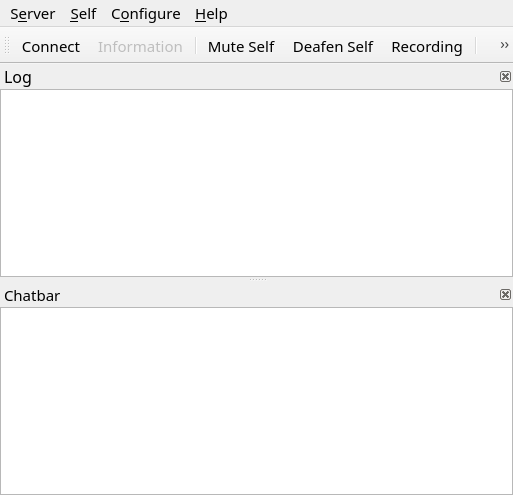
<?xml version="1.0" encoding="UTF-8"?>
<ui version="4.0">
 <class>MainWindow</class>
 <widget class="QMainWindow" name="MainWindow">
  <property name="geometry">
   <rect>
    <x>0</x>
    <y>0</y>
    <width>513</width>
    <height>495</height>
   </rect>
  </property>
  <property name="sizePolicy">
   <sizepolicy hsizetype="Expanding" vsizetype="Expanding">
    <horstretch>0</horstretch>
    <verstretch>0</verstretch>
   </sizepolicy>
  </property>
  <property name="font">
   <font>
    <family>Terminus (TTF)</family>
    <pointsize>11</pointsize>
    <weight>7</weight>
    <italic>false</italic>
    <bold>false</bold>
   </font>
  </property>
  <property name="windowTitle">
   <string>Mutter</string>
  </property>
  <property name="autoFillBackground">
   <bool>true</bool>
  </property>
  <property name="styleSheet">
   <string notr="true">font: 57 11pt &quot;Terminus (TTF)&quot;;</string>
  </property>
  <property name="dockOptions">
   <set>QMainWindow::AllowNestedDocks|QMainWindow::AnimatedDocks</set>
  </property>
  <property name="unifiedTitleAndToolBarOnMac">
   <bool>true</bool>
  </property>
  <widget class="UserView" name="qtvUsers">
   <property name="enabled">
    <bool>true</bool>
   </property>
   <property name="sizePolicy">
    <sizepolicy hsizetype="Preferred" vsizetype="Preferred">
     <horstretch>0</horstretch>
     <verstretch>0</verstretch>
    </sizepolicy>
   </property>
   <property name="font">
    <font>
     <family>Terminus (TTF)</family>
     <pointsize>11</pointsize>
     <weight>7</weight>
     <italic>false</italic>
     <bold>false</bold>
    </font>
   </property>
   <property name="contextMenuPolicy">
    <enum>Qt::CustomContextMenu</enum>
   </property>
   <property name="acceptDrops">
    <bool>true</bool>
   </property>
   <property name="styleSheet">
    <string notr="true">font: 57 11pt &quot;Terminus (TTF)&quot;;</string>
   </property>
   <property name="dragEnabled">
    <bool>true</bool>
   </property>
   <property name="rootIsDecorated">
    <bool>false</bool>
   </property>
   <property name="uniformRowHeights">
    <bool>true</bool>
   </property>
   <property name="headerHidden">
    <bool>true</bool>
   </property>
   <attribute name="headerVisible">
    <bool>false</bool>
   </attribute>
  </widget>
  <widget class="QMenuBar" name="menubar">
   <property name="geometry">
    <rect>
     <x>0</x>
     <y>0</y>
     <width>513</width>
     <height>23</height>
    </rect>
   </property>
   <widget class="QMenu" name="qmConfig">
    <property name="title">
     <string>C&amp;onfigure</string>
    </property>
    <addaction name="qaConfigDialog"/>
   </widget>
   <widget class="QMenu" name="qmHelp">
    <property name="title">
     <string>&amp;Help</string>
    </property>
    <addaction name="qaHelpWhatsThis"/>
    <addaction name="separator"/>
    <addaction name="qaHelpAbout"/>
    <addaction name="qaHelpAboutQt"/>
    <addaction name="separator"/>
    <addaction name="qaHelpVersionCheck"/>
   </widget>
   <widget class="QMenu" name="qmServer">
    <property name="title">
     <string>S&amp;erver</string>
    </property>
   </widget>
   <widget class="QMenu" name="qmSelf">
    <property name="title">
     <string>&amp;Self</string>
    </property>
    <addaction name="qaAudioMute"/>
    <addaction name="qaAudioDeaf"/>
    <addaction name="qaSelfPrioritySpeaker"/>
    <addaction name="separator"/>
    <addaction name="qaRecording"/>
    <addaction name="separator"/>
    <addaction name="qaSelfComment"/>
    <addaction name="qaServerTexture"/>
    <addaction name="qaServerTextureRemove"/>
    <addaction name="separator"/>
    <addaction name="qaSelfRegister"/>
    <addaction name="qaAudioStats"/>
   </widget>
   <addaction name="qmServer"/>
   <addaction name="qmSelf"/>
   <addaction name="qmConfig"/>
   <addaction name="qmHelp"/>
  </widget>
  <widget class="QDockWidget" name="qdwLog">
   <property name="enabled">
    <bool>true</bool>
   </property>
   <property name="font">
    <font>
     <family>Terminus (TTF)</family>
     <pointsize>12</pointsize>
     <weight>7</weight>
     <italic>false</italic>
     <bold>false</bold>
    </font>
   </property>
   <property name="styleSheet">
    <string notr="true">font: 57 12pt &quot;Terminus (TTF)&quot;;</string>
   </property>
   <property name="features">
    <set>QDockWidget::DockWidgetClosable|QDockWidget::DockWidgetMovable</set>
   </property>
   <property name="windowTitle">
    <string>Log</string>
   </property>
   <attribute name="dockWidgetArea">
    <number>2</number>
   </attribute>
   <widget class="LogTextBrowser" name="qteLog">
    <property name="minimumSize">
     <size>
      <width>70</width>
      <height>70</height>
     </size>
    </property>
    <property name="contextMenuPolicy">
     <enum>Qt::CustomContextMenu</enum>
    </property>
    <property name="whatsThis">
     <string>This shows all recent activity. Connecting to servers, errors and information messages all show up here.&lt;br /&gt;To configure exactly which messages show up here, use the &lt;b&gt;Settings&lt;/b&gt; command from the menu.</string>
    </property>
    <property name="openLinks">
     <bool>false</bool>
    </property>
   </widget>
  </widget>
  <widget class="QDockWidget" name="qdwChat">
   <property name="font">
    <font>
     <family>Terminus (TTF)</family>
     <pointsize>11</pointsize>
     <weight>7</weight>
     <italic>false</italic>
     <bold>false</bold>
    </font>
   </property>
   <property name="toolTip">
    <string/>
   </property>
   <property name="whatsThis">
    <string>This is the chatbar&lt;br /&gt;If you enter text here and then press enter the text is sent to the user or channel that was selected. If nothing is selected the message is sent to your current channel.</string>
   </property>
   <property name="styleSheet">
    <string notr="true">font: 57 11pt &quot;Terminus (TTF)&quot;;</string>
   </property>
   <property name="features">
    <set>QDockWidget::DockWidgetClosable|QDockWidget::DockWidgetMovable</set>
   </property>
   <property name="windowTitle">
    <string>Chatbar</string>
   </property>
   <attribute name="dockWidgetArea">
    <number>2</number>
   </attribute>
   <widget class="ChatbarTextEdit" name="qteChat">
    <property name="minimumSize">
     <size>
      <width>70</width>
      <height>70</height>
     </size>
    </property>
    <property name="maximumSize">
     <size>
      <width>16777215</width>
      <height>16777215</height>
     </size>
    </property>
    <property name="acceptRichText">
     <bool>false</bool>
    </property>
   </widget>
  </widget>
  <widget class="QToolBar" name="qtIconToolbar">
   <property name="windowTitle">
    <string>Icon Toolbar</string>
   </property>
   <attribute name="toolBarArea">
    <enum>TopToolBarArea</enum>
   </attribute>
   <attribute name="toolBarBreak">
    <bool>false</bool>
   </attribute>
   <addaction name="qaServerConnect"/>
   <addaction name="qaServerInformation"/>
   <addaction name="separator"/>
   <addaction name="qaAudioMute"/>
   <addaction name="qaAudioDeaf"/>
   <addaction name="qaRecording"/>
   <addaction name="separator"/>
   <addaction name="qaSelfComment"/>
   <addaction name="separator"/>
   <addaction name="qaConfigDialog"/>
   <addaction name="separator"/>
   <addaction name="qaFilterToggle"/>
  </widget>
  <action name="qaQuit">
   <property name="text">
    <string>&amp;Quit Mumble</string>
   </property>
   <property name="toolTip">
    <string>Closes the program</string>
   </property>
   <property name="whatsThis">
    <string>Exits the application.</string>
   </property>
   <property name="shortcut">
    <string>Ctrl+Q</string>
   </property>
  </action>
  <action name="qaHide">
   <property name="text">
    <string>&amp;Hide Mumble</string>
   </property>
   <property name="toolTip">
    <string>Hides the main Mumble window.</string>
   </property>
   <property name="whatsThis">
    <string>Hides the main Mumble window. Restore by clicking on the tray icon or starting Mumble again.</string>
   </property>
  </action>
  <action name="qaServerConnect">
   <property name="icon">
    <iconset>
     <normaloff>skin:categories/applications-internet.svg</normaloff>skin:categories/applications-internet.svg</iconset>
   </property>
   <property name="text">
    <string>&amp;Connect...</string>
   </property>
   <property name="toolTip">
    <string>Open the server connection dialog</string>
   </property>
   <property name="whatsThis">
    <string>Shows a dialog of registered servers, and also allows quick-connect.</string>
   </property>
   <property name="iconVisibleInMenu">
    <bool>false</bool>
   </property>
  </action>
  <action name="qaServerDisconnect">
   <property name="enabled">
    <bool>false</bool>
   </property>
   <property name="text">
    <string>&amp;Disconnect</string>
   </property>
   <property name="toolTip">
    <string>Disconnect from server</string>
   </property>
   <property name="whatsThis">
    <string>Disconnects you from the server.</string>
   </property>
  </action>
  <action name="qaServerBanList">
   <property name="enabled">
    <bool>false</bool>
   </property>
   <property name="text">
    <string>&amp;Ban list...</string>
   </property>
   <property name="toolTip">
    <string>Edit ban list on server</string>
   </property>
   <property name="whatsThis">
    <string>This lets you edit the server-side IP ban list.</string>
   </property>
  </action>
  <action name="qaServerInformation">
   <property name="enabled">
    <bool>false</bool>
   </property>
   <property name="icon">
    <iconset>
     <normaloff>skin:Information_icon.svg</normaloff>skin:Information_icon.svg</iconset>
   </property>
   <property name="text">
    <string>&amp;Information...</string>
   </property>
   <property name="toolTip">
    <string>Show information about the server connection</string>
   </property>
   <property name="whatsThis">
    <string>This will show extended information about the connection to the server.</string>
   </property>
   <property name="iconVisibleInMenu">
    <bool>false</bool>
   </property>
  </action>
  <action name="qaUserKick">
   <property name="text">
    <string>&amp;Kick...</string>
   </property>
   <property name="toolTip">
    <string>Kick user (with reason)</string>
   </property>
   <property name="whatsThis">
    <string>Kick selected user off server. You'll be asked to specify a reason.</string>
   </property>
  </action>
  <action name="qaUserMute">
   <property name="checkable">
    <bool>true</bool>
   </property>
   <property name="text">
    <string>&amp;Mute</string>
   </property>
   <property name="toolTip">
    <string>Mute user</string>
   </property>
   <property name="whatsThis">
    <string>Mute or unmute user on server. Unmuting a deafened user will also undeafen them.</string>
   </property>
  </action>
  <action name="qaUserBan">
   <property name="text">
    <string>&amp;Ban...</string>
   </property>
   <property name="toolTip">
    <string>Kick and ban user (with reason)</string>
   </property>
   <property name="whatsThis">
    <string>Kick and ban selected user from server. You'll be asked to specify a reason.</string>
   </property>
  </action>
  <action name="qaUserDeaf">
   <property name="checkable">
    <bool>true</bool>
   </property>
   <property name="text">
    <string>&amp;Deafen</string>
   </property>
   <property name="toolTip">
    <string>Deafen user</string>
   </property>
   <property name="whatsThis">
    <string>Deafen or undeafen user on server. Deafening a user will also mute them.</string>
   </property>
  </action>
  <action name="qaUserLocalIgnore">
   <property name="checkable">
    <bool>true</bool>
   </property>
   <property name="text">
    <string>Ignore Messages</string>
   </property>
   <property name="toolTip">
    <string>Locally ignore user's text chat messages.</string>
   </property>
   <property name="whatsThis">
    <string>Silently drops all text messages from the user.</string>
   </property>
  </action>
  <action name="qaUserLocalVolume">
   <property name="text">
    <string>Local Volume Adjustment...</string>
   </property>
   <property name="toolTip">
    <string>Locally adjust the user's speech volume.</string>
   </property>
   <property name="whatsThis">
    <string>Opens a dialog with a volume slider. Use this on other users in the same room.</string>
   </property>
  </action>
  <action name="qaUserLocalMute">
   <property name="checkable">
    <bool>true</bool>
   </property>
   <property name="text">
    <string>&amp;Local Mute</string>
   </property>
   <property name="toolTip">
    <string>Mute user locally</string>
   </property>
   <property name="whatsThis">
    <string>Mute or unmute user locally. Use this on other users in the same room.</string>
   </property>
  </action>
  <action name="qaUserTextMessage">
   <property name="text">
    <string>Send &amp;Message...</string>
   </property>
   <property name="toolTip">
    <string>Send a Text Message</string>
   </property>
   <property name="whatsThis">
    <string>Sends a text message to another user.</string>
   </property>
  </action>
  <action name="qaChannelAdd">
   <property name="text">
    <string>&amp;Add...</string>
   </property>
   <property name="toolTip">
    <string>Add new channel</string>
   </property>
   <property name="whatsThis">
    <string>This adds a new sub-channel to the currently selected channel.</string>
   </property>
  </action>
  <action name="qaChannelRemove">
   <property name="text">
    <string>&amp;Remove...</string>
   </property>
   <property name="toolTip">
    <string>Remove channel</string>
   </property>
   <property name="whatsThis">
    <string>This removes a channel and all sub-channels.</string>
   </property>
  </action>
  <action name="qaChannelACL">
   <property name="text">
    <string>&amp;Edit...</string>
   </property>
   <property name="toolTip">
    <string>Edit Groups and ACL for channel</string>
   </property>
   <property name="whatsThis">
    <string>This opens the Group and ACL dialog for the channel, to control permissions.</string>
   </property>
  </action>
  <action name="qaChannelLink">
   <property name="text">
    <string>&amp;Link</string>
   </property>
   <property name="toolTip">
    <string>Link your channel to another channel</string>
   </property>
   <property name="whatsThis">
    <string>This links your current channel to the selected channel. If users in a channel have permission to speak in the other channel, users can now hear each other. This is a permanent link, and will last until manually unlinked or the server is restarted. Please see the shortcuts for push-to-link.</string>
   </property>
  </action>
  <action name="qaChannelUnlink">
   <property name="text">
    <string comment="Channel">&amp;Unlink</string>
   </property>
   <property name="toolTip">
    <string>Unlink your channel from another channel</string>
   </property>
   <property name="whatsThis">
    <string>This unlinks your current channel from the selected channel.</string>
   </property>
  </action>
  <action name="qaChannelUnlinkAll">
   <property name="text">
    <string>&amp;Unlink All</string>
   </property>
   <property name="toolTip">
    <string>Unlinks your channel from all linked channels.</string>
   </property>
   <property name="whatsThis">
    <string>This unlinks your current channel (not the selected one) from all linked channels.</string>
   </property>
  </action>
  <action name="qaAudioReset">
   <property name="text">
    <string>&amp;Reset</string>
   </property>
   <property name="toolTip">
    <string>Reset audio preprocessor</string>
   </property>
   <property name="whatsThis">
    <string>This will reset the audio preprocessor, including noise cancellation, automatic gain and voice activity detection. If something suddenly worsens the audio environment (like dropping the microphone) and it was temporary, use this to avoid having to wait for the preprocessor to readjust.</string>
   </property>
  </action>
  <action name="qaAudioMute">
   <property name="checkable">
    <bool>true</bool>
   </property>
   <property name="icon">
    <iconset>
     <normaloff>skin:actions/audio-input-microphone.svg</normaloff>
     <normalon>skin:actions/audio-input-microphone-muted.svg</normalon>
     <activeon>skin:actions/audio-input-microphone-muted.svg</activeon>skin:actions/audio-input-microphone.svg</iconset>
   </property>
   <property name="text">
    <string>&amp;Mute Self</string>
   </property>
   <property name="toolTip">
    <string>Mute yourself</string>
   </property>
   <property name="whatsThis">
    <string>Mute or unmute yourself. When muted, you will not send any data to the server. Unmuting while deafened will also undeafen.</string>
   </property>
   <property name="iconVisibleInMenu">
    <bool>false</bool>
   </property>
  </action>
  <action name="qaAudioDeaf">
   <property name="checkable">
    <bool>true</bool>
   </property>
   <property name="icon">
    <iconset>
     <normaloff>skin:self_undeafened.svg</normaloff>
     <normalon>skin:deafened_self.svg</normalon>
     <activeon>skin:deafened_self.svg</activeon>skin:self_undeafened.svg</iconset>
   </property>
   <property name="text">
    <string>&amp;Deafen Self</string>
   </property>
   <property name="toolTip">
    <string>Deafen yourself</string>
   </property>
   <property name="whatsThis">
    <string>Deafen or undeafen yourself. When deafened, you will not hear anything. Deafening yourself will also mute.</string>
   </property>
   <property name="iconVisibleInMenu">
    <bool>false</bool>
   </property>
  </action>
  <action name="qaAudioTTS">
   <property name="checkable">
    <bool>true</bool>
   </property>
   <property name="text">
    <string>&amp;Text-To-Speech</string>
   </property>
   <property name="toolTip">
    <string>Toggle Text-To-Speech</string>
   </property>
   <property name="whatsThis">
    <string>Enable or disable the text-to-speech engine. Only messages enabled for TTS in the Configuration dialog will actually be spoken.</string>
   </property>
  </action>
  <action name="qaAudioStats">
   <property name="text">
    <string>Audio S&amp;tatistics...</string>
   </property>
   <property name="toolTip">
    <string>Display audio statistics</string>
   </property>
   <property name="whatsThis">
    <string>Pops up a small dialog with information about your current audio input.</string>
   </property>
  </action>
  <action name="qaAudioUnlink">
   <property name="text">
    <string>&amp;Unlink Plugins</string>
   </property>
   <property name="toolTip">
    <string>Forcibly unlink plugin</string>
   </property>
   <property name="whatsThis">
    <string>This forces the current plugin to unlink, which is handy if it is reading completely wrong data.</string>
   </property>
  </action>
  <action name="qaConfigDialog">
   <property name="icon">
    <iconset>
     <normaloff>skin:config_basic.png</normaloff>skin:config_basic.png</iconset>
   </property>
   <property name="text">
    <string>&amp;Settings...</string>
   </property>
   <property name="toolTip">
    <string>Configure Mumble</string>
   </property>
   <property name="whatsThis">
    <string>Allows you to change most settings for Mumble.</string>
   </property>
   <property name="menuRole">
    <enum>QAction::PreferencesRole</enum>
   </property>
   <property name="iconVisibleInMenu">
    <bool>false</bool>
   </property>
  </action>
  <action name="qaFilterToggle">
   <property name="checkable">
    <bool>true</bool>
   </property>
   <property name="icon">
    <iconset>
     <normaloff>skin:filter_off.svg</normaloff>
     <normalon>skin:filter_on.svg</normalon>
     <activeon>skin:filter_on.svg</activeon>skin:filter_off.svg</iconset>
   </property>
   <property name="text">
    <string>&amp;Filter on/off</string>
   </property>
   <property name="toolTip">
    <string>Toggle the channel filter (Ctrl+F)</string>
   </property>
   <property name="whatsThis">
    <string>Enable or disable the filtering of select channels.
By default all empty channels will be filtered.
You can mark additional channels for filtering from
the channel's context menu.</string>
   </property>
   <property name="shortcut">
    <string>Ctrl+F</string>
   </property>
   <property name="iconVisibleInMenu">
    <bool>false</bool>
   </property>
  </action>
  <action name="qaAudioWizard">
   <property name="text">
    <string>&amp;Audio Wizard...</string>
   </property>
   <property name="toolTip">
    <string>Start the audio configuration wizard</string>
   </property>
   <property name="whatsThis">
    <string>This will guide you through the process of configuring your audio hardware.</string>
   </property>
  </action>
  <action name="qaDeveloperConsole">
   <property name="text">
    <string>Developer &amp;Console...</string>
   </property>
   <property name="toolTip">
    <string>Show the Developer Console</string>
   </property>
   <property name="whatsThis">
    <string>Shows the Mumble Developer Console, where Mumble's log output can be inspected.</string>
   </property>
  </action>
  <action name="qaHelpWhatsThis">
   <property name="text">
    <string>&amp;What's This?</string>
   </property>
   <property name="toolTip">
    <string>Enter What's This? mode</string>
   </property>
   <property name="whatsThis">
    <string>Click this to enter &quot;What's This?&quot; mode. Your cursor will turn into a question mark. Click on any button, menu choice or area to show a description of what it is.</string>
   </property>
  </action>
  <action name="qaHelpAbout">
   <property name="text">
    <string>&amp;About...</string>
   </property>
   <property name="toolTip">
    <string>Information about Mumble</string>
   </property>
   <property name="whatsThis">
    <string>Shows a small dialog with information and license for Mumble.</string>
   </property>
   <property name="menuRole">
    <enum>QAction::AboutRole</enum>
   </property>
  </action>
  <action name="qaHelpAboutSpeex">
   <property name="text">
    <string>About &amp;Speex...</string>
   </property>
   <property name="toolTip">
    <string>Information about Speex</string>
   </property>
   <property name="whatsThis">
    <string>Shows a small dialog with information about Speex.</string>
   </property>
   <property name="menuRole">
    <enum>QAction::ApplicationSpecificRole</enum>
   </property>
  </action>
  <action name="qaHelpAboutQt">
   <property name="text">
    <string>About &amp;Qt...</string>
   </property>
   <property name="toolTip">
    <string>Information about Qt</string>
   </property>
   <property name="whatsThis">
    <string>Shows a small dialog with information about Qt.</string>
   </property>
   <property name="menuRole">
    <enum>QAction::AboutQtRole</enum>
   </property>
  </action>
  <action name="qaHelpVersionCheck">
   <property name="text">
    <string>Check for &amp;Updates</string>
   </property>
   <property name="toolTip">
    <string>Check for new version of Mumble</string>
   </property>
   <property name="whatsThis">
    <string>Connects to the Mumble webpage to check if a new version is available, and notifies you with an appropriate download URL if this is the case.</string>
   </property>
  </action>
  <action name="qaChannelSendMessage">
   <property name="text">
    <string>Send &amp;Message...</string>
   </property>
   <property name="toolTip">
    <string>Send a Text Message</string>
   </property>
   <property name="whatsThis">
    <string>Sends a text message to all users in a channel.</string>
   </property>
  </action>
  <action name="qaChannelCopyURL">
   <property name="text">
    <string>&amp;Copy URL</string>
   </property>
   <property name="toolTip">
    <string>Copies a link to this channel to the clipboard.</string>
   </property>
   <property name="whatsThis">
    <string>Copies a link to this channel to the clipboard.</string>
   </property>
  </action>
  <action name="qaConfigMinimal">
   <property name="checkable">
    <bool>true</bool>
   </property>
   <property name="text">
    <string>&amp;Minimal View</string>
   </property>
   <property name="toolTip">
    <string>Toggle minimal window modes</string>
   </property>
   <property name="whatsThis">
    <string>This will toggle minimal mode, where the log window and menu is hidden.</string>
   </property>
  </action>
  <action name="qaConfigHideFrame">
   <property name="checkable">
    <bool>true</bool>
   </property>
   <property name="text">
    <string>Hide Frame</string>
   </property>
   <property name="toolTip">
    <string>Toggle showing frame on minimal window</string>
   </property>
   <property name="whatsThis">
    <string>This will toggle whether the minimal window should have a frame for moving and resizing.</string>
   </property>
  </action>
  <action name="qaConfigCert">
   <property name="text">
    <string>&amp;Certificate Wizard...</string>
   </property>
   <property name="toolTip">
    <string>Configure certificates for strong authentication</string>
   </property>
   <property name="whatsThis">
    <string>This starts the wizard for creating, importing and exporting certificates for authentication against servers.</string>
   </property>
  </action>
  <action name="qaUserRegister">
   <property name="text">
    <string>&amp;Register...</string>
   </property>
   <property name="toolTip">
    <string>Register user on server</string>
   </property>
   <property name="whatsThis">
    <string>This will permanently register the user on the server.</string>
   </property>
  </action>
  <action name="qaUserFriendAdd">
   <property name="text">
    <string>Add &amp;Friend</string>
   </property>
   <property name="toolTip">
    <string>Adds a user as your friend.</string>
   </property>
   <property name="whatsThis">
    <string>This will add the user as a friend, so you can recognize him on this and other servers.</string>
   </property>
  </action>
  <action name="qaUserFriendRemove">
   <property name="text">
    <string>&amp;Remove Friend</string>
   </property>
   <property name="toolTip">
    <string>Removes a user from your friends.</string>
   </property>
   <property name="whatsThis">
    <string>This will remove a user from your friends list.</string>
   </property>
  </action>
  <action name="qaUserFriendUpdate">
   <property name="text">
    <string>&amp;Update Friend</string>
   </property>
   <property name="toolTip">
    <string>Update name of your friend.</string>
   </property>
   <property name="whatsThis">
    <string>Your friend uses a different name than what is in your database. This will update the name.</string>
   </property>
  </action>
  <action name="qaServerUserList">
   <property name="text">
    <string>Registered &amp;Users...</string>
   </property>
   <property name="toolTip">
    <string>Edit registered users list</string>
   </property>
   <property name="whatsThis">
    <string>This opens the editor for registered users, which allow you to change their name or unregister them.</string>
   </property>
  </action>
  <action name="qaServerTexture">
   <property name="text">
    <string>Change &amp;Avatar...</string>
   </property>
   <property name="toolTip">
    <string>Change your avatar image on this server</string>
   </property>
  </action>
  <action name="qaServerTokens">
   <property name="text">
    <string>&amp;Access Tokens...</string>
   </property>
   <property name="toolTip">
    <string>Add or remove text-based access tokens</string>
   </property>
  </action>
  <action name="qaServerTextureRemove">
   <property name="text">
    <string>&amp;Remove Avatar</string>
   </property>
   <property name="toolTip">
    <string>Remove currently defined avatar image.</string>
   </property>
  </action>
  <action name="qaUserCommentReset">
   <property name="text">
    <string>Reset &amp;Comment...</string>
   </property>
   <property name="toolTip">
    <string>Reset the comment of the selected user.</string>
   </property>
  </action>
  <action name="qaUserTextureReset">
   <property name="text">
    <string>Reset &amp;Avatar...</string>
   </property>
   <property name="toolTip">
    <string>Reset the avatar of the selected user.</string>
   </property>
  </action>
  <action name="qaChannelJoin">
   <property name="text">
    <string>&amp;Join Channel</string>
   </property>
  </action>
  <action name="qaChannelFilter">
   <property name="checkable">
    <bool>true</bool>
   </property>
   <property name="text">
    <string>&amp;Hide Channel when Filtering</string>
   </property>
  </action>
  <action name="qaUserCommentView">
   <property name="text">
    <string>View Comment...</string>
   </property>
   <property name="toolTip">
    <string>View comment in editor</string>
   </property>
  </action>
  <action name="qaUserInformation">
   <property name="text">
    <string>&amp;Information...</string>
   </property>
   <property name="toolTip">
    <string>Query server for connection information for user</string>
   </property>
  </action>
  <action name="qaSelfComment">
   <property name="icon">
    <iconset>
     <normaloff>skin:self_comment.svg</normaloff>skin:self_comment.svg</iconset>
   </property>
   <property name="text">
    <string>&amp;Change Comment...</string>
   </property>
   <property name="toolTip">
    <string>Change your own comment</string>
   </property>
   <property name="iconVisibleInMenu">
    <bool>false</bool>
   </property>
  </action>
  <action name="qaSelfRegister">
   <property name="text">
    <string>R&amp;egister...</string>
   </property>
   <property name="toolTip">
    <string>Register yourself on the server</string>
   </property>
  </action>
  <action name="qaUserPrioritySpeaker">
   <property name="checkable">
    <bool>true</bool>
   </property>
   <property name="text">
    <string>Priority Speaker</string>
   </property>
  </action>
  <action name="qaSelfPrioritySpeaker">
   <property name="checkable">
    <bool>true</bool>
   </property>
   <property name="text">
    <string>Priority Speaker</string>
   </property>
  </action>
  <action name="qaRecording">
   <property name="icon">
    <iconset>
     <normaloff>skin:actions/media-record.svg</normaloff>skin:actions/media-record.svg</iconset>
   </property>
   <property name="text">
    <string>Recording</string>
   </property>
   <property name="iconVisibleInMenu">
    <bool>false</bool>
   </property>
  </action>
 </widget>
 <customwidgets>
  <customwidget>
   <class>UserView</class>
   <extends>QTreeView</extends>
   <header>UserView.h</header>
  </customwidget>
  <customwidget>
   <class>ChatbarTextEdit</class>
   <extends>QTextEdit</extends>
   <header>CustomElements.h</header>
  </customwidget>
  <customwidget>
   <class>LogTextBrowser</class>
   <extends>QTextBrowser</extends>
   <header>CustomElements.h</header>
  </customwidget>
 </customwidgets>
 <resources/>
 <connections/>
</ui>
